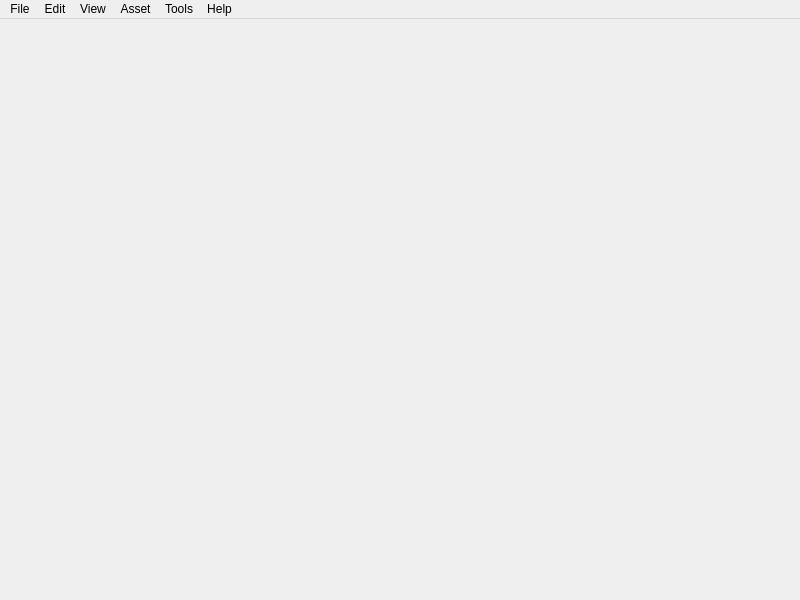
<?xml version="1.0" encoding="UTF-8"?>
<ui version="4.0">
 <class>ui::MainWindow</class>
 <widget class="QMainWindow" name="ui::MainWindow">
  <property name="geometry">
   <rect>
    <x>0</x>
    <y>0</y>
    <width>800</width>
    <height>600</height>
   </rect>
  </property>
  <property name="windowTitle">
   <string>MainWindow</string>
  </property>
  <widget class="QWidget" name="CentralWidget"/>
  <widget class="QMenuBar" name="MenuBar">
   <property name="geometry">
    <rect>
     <x>0</x>
     <y>0</y>
     <width>800</width>
     <height>21</height>
    </rect>
   </property>
   <widget class="QMenu" name="MenuTools">
    <property name="title">
     <string>Tools</string>
    </property>
    <addaction name="ActionOptions"/>
   </widget>
   <widget class="QMenu" name="MenuFile">
    <property name="title">
     <string>File</string>
    </property>
    <widget class="QMenu" name="MenuRecentFiles">
     <property name="title">
      <string>Recent Files</string>
     </property>
    </widget>
    <addaction name="ActionLoad"/>
    <addaction name="ActionSave"/>
    <addaction name="ActionSaveAs"/>
    <addaction name="separator"/>
    <addaction name="MenuRecentFiles"/>
    <addaction name="separator"/>
    <addaction name="ActionExit"/>
   </widget>
   <widget class="QMenu" name="MenuHelp">
    <property name="title">
     <string>Help</string>
    </property>
    <addaction name="ActionAbout"/>
   </widget>
   <widget class="QMenu" name="MenuView">
    <property name="title">
     <string>View</string>
    </property>
    <addaction name="ActionFullscreen"/>
   </widget>
   <widget class="QMenu" name="MenuEdit">
    <property name="title">
     <string>Edit</string>
    </property>
   </widget>
   <widget class="QMenu" name="MenuAsset">
    <property name="title">
     <string>Asset</string>
    </property>
   </widget>
   <addaction name="MenuFile"/>
   <addaction name="MenuEdit"/>
   <addaction name="MenuView"/>
   <addaction name="MenuAsset"/>
   <addaction name="MenuTools"/>
   <addaction name="MenuHelp"/>
  </widget>
  <action name="ActionOptions">
   <property name="text">
    <string>Options</string>
   </property>
  </action>
  <action name="ActionLoad">
   <property name="text">
    <string>Load...</string>
   </property>
  </action>
  <action name="ActionSave">
   <property name="text">
    <string>Save</string>
   </property>
   <property name="shortcut">
    <string>Ctrl+S</string>
   </property>
  </action>
  <action name="ActionAbout">
   <property name="text">
    <string>About</string>
   </property>
  </action>
  <action name="ActionFullscreen">
   <property name="enabled">
    <bool>false</bool>
   </property>
   <property name="text">
    <string>Fullscreen</string>
   </property>
  </action>
  <action name="ActionExit">
   <property name="text">
    <string>Exit</string>
   </property>
  </action>
  <action name="ActionSaveAs">
   <property name="text">
    <string>Save As...</string>
   </property>
  </action>
 </widget>
 <resources/>
 <connections/>
</ui>
